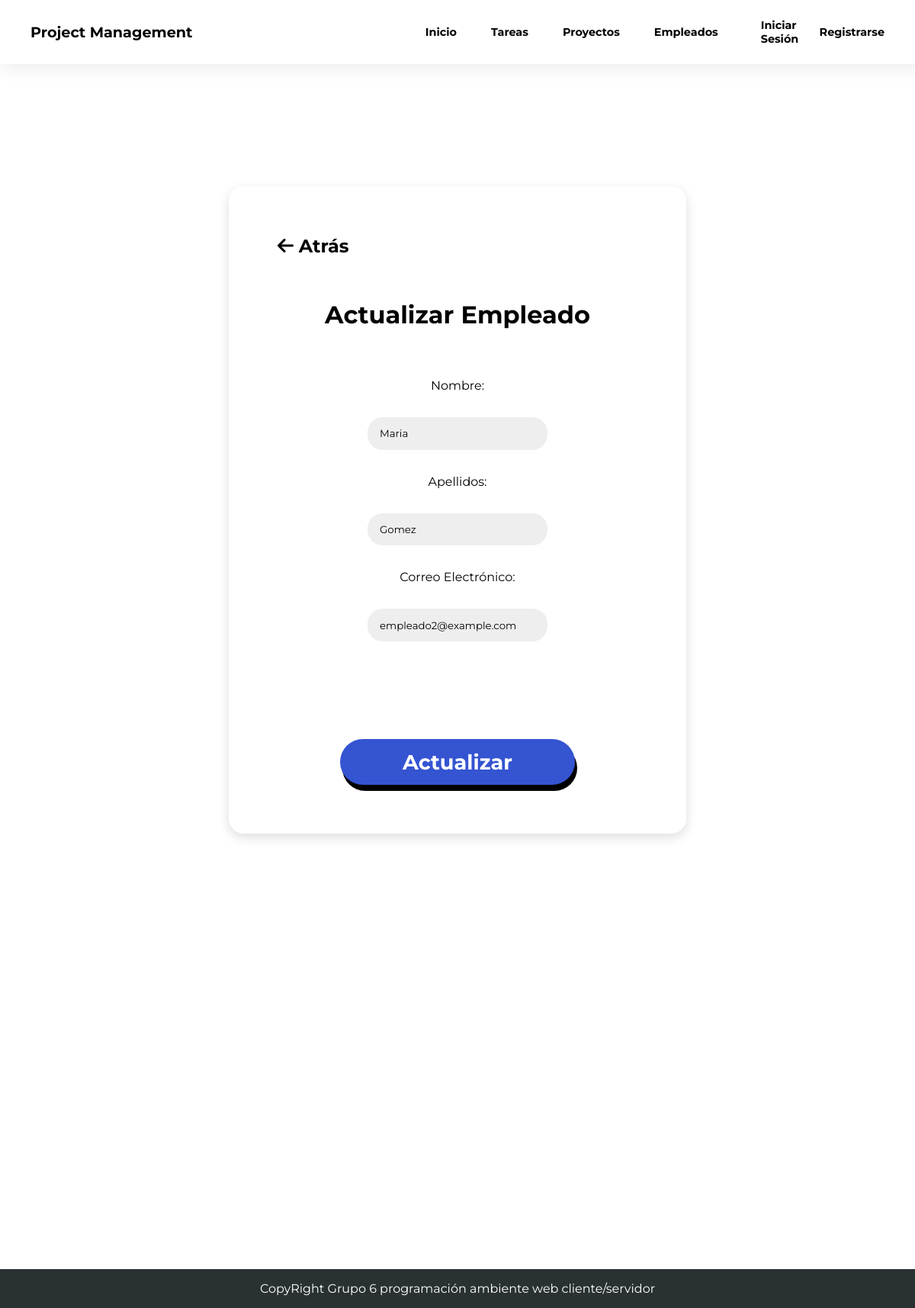
The app's page /Views/empleados/agregarEmpleados.php?actualizar=2 with its own data.
### tables this page shows
CREATE TABLE Empleados (
	id_empleado INT PRIMARY KEY AUTO_INCREMENT,
    correo VARCHAR(45),
    nombre VARCHAR(30),
    apellidos VARCHAR(40),
	activo BOOLEAN,
    fecha_registro DATETIME DEFAULT now()
);

### Models/empleadosModel.php (called while the page is built, shortened)
<?php
    class EmpleadoModel {
        public function Obtener($id) {
            $database = OpenDataBase();
            $stmt = $database->prepare("SELECT * FROM Empleados WHERE id_empleado = ?");
            $stmt->bind_param("i", $id);
            $stmt->execute();
            $result = $stmt->get_result();
            $empleado = $result->fetch_assoc();
            return $empleado;
        }
    }
?>

### Controllers/empleadosController.php (called while the page is built, shortened)
<?php
    include_once(MODELS_PATH . "/empleadosModel.php");
    $empleadoModel = new EmpleadoModel();
    function Actualizar() {
        global $empleadoModel;
        if (isset($_GET["actualizar"])) {
            $id = $_GET["actualizar"];
            return $empleadoModel->Obtener($id);
        }
    }
?>

### Views/empleados/agregarEmpleados.php (the view, shortened to what this page needs)
<?php
    include_once(CONTORLLERS_PATH . "/empleadosController.php");
    include_once(VIEWS_PATH . "/layout.php");
    $empleado = Actualizar() ?? array("nombre" => "", "apellidos" => "", "correo" => "", "id" => -1);
?>
<!DOCTYPE html>
    <html lang="en">
        <body>
            <form class="form-empleados" action="" method="post">
                <a href="<?php echo ROOT . "/Views/empleados/"?>" class="atras">
                    <i class="fa-solid fa-arrow-left"></i>
                    Atrás
                </a>
                <h2><?php echo isset($_GET["actualizar"]) ? "Actualizar" : "Agregar"?> Empleado</h2>
                <label for="nombre">Nombre: </label>
                <input type="text" id="nombre" name="nombre" value="<?php echo $empleado["nombre"]?>">
                <label for="apellidos">Apellidos: </label>
                <input type="text" id="apellidos" name="apellidos" value="<?php echo $empleado["apellidos"]?>">
                <label for="correo">Correo Electrónico: </label>
                <input type="email" id="correo" name="correo" value="<?php echo $empleado["correo"]?>">
                <button type="submit" name="<?php echo isset($_GET["actualizar"]) ? "actualizarEmpleado" : "crearEmpleado"?>" ><?php echo isset($_GET["actualizar"]) ? "Actualizar" : "Agregar"?></button>
            </form>
        </body>
    </html>

### styles/main.css (style rules this page uses)
:root { --blue: #3454D1; --wine: #69353F; --green: #758173; --bittersweets: #F87060; --success: #28a745; --info: #17a2b8; --warning: #ffc107; --danger: #ff1919; --font-family: "Montserrat", "Roboto", sans-serif; }
* { padding: 0; margin: 0; box-sizing: border-box; font-family: var(--font-family); }
a { text-decoration: none; color: #000; font-weight: bold; }
.form-empleados, .form-rol, .form-usuarios { display: flex; margin: 0 auto; margin-top: 10rem; margin-bottom: 35.7rem; align-items: center; justify-content: center; flex-direction: column; width: 50%; gap: 2em; padding: 4em; box-shadow: 0 5px 15px #0002; border-radius: 20px; position: relative; }
.form-empleados > input, .form-rol > input, .form-usuarios > input { border: none; background: #eee; border-radius: 20px; padding: 1em 1.2em; width: 50%; outline: none; }
.form-empleados h2, .form-rol h2, .form-usuarios h2, .form-register { margin-bottom: 2rem; font-size: 2rem; font-weight: bold; }
.form-empleados button, .boton-usuarios, .role-btn { border: none; outline: none; background: var(--blue); color: #fff; padding: .5em 3em; font-weight: bold; margin-top: 6rem; font-size: 1.7rem; border-radius: 40px; cursor: pointer; transition: transform .4s ease-in; box-shadow: 3px 8px #000; width: fit-content; }
.atras { font-size: 1.5rem; align-self: flex-start; margin-bottom: 1.5rem; }

### records on screen
empleados: nombre "Maria", apellidos "Gomez", correo "empleado2@example.com"
